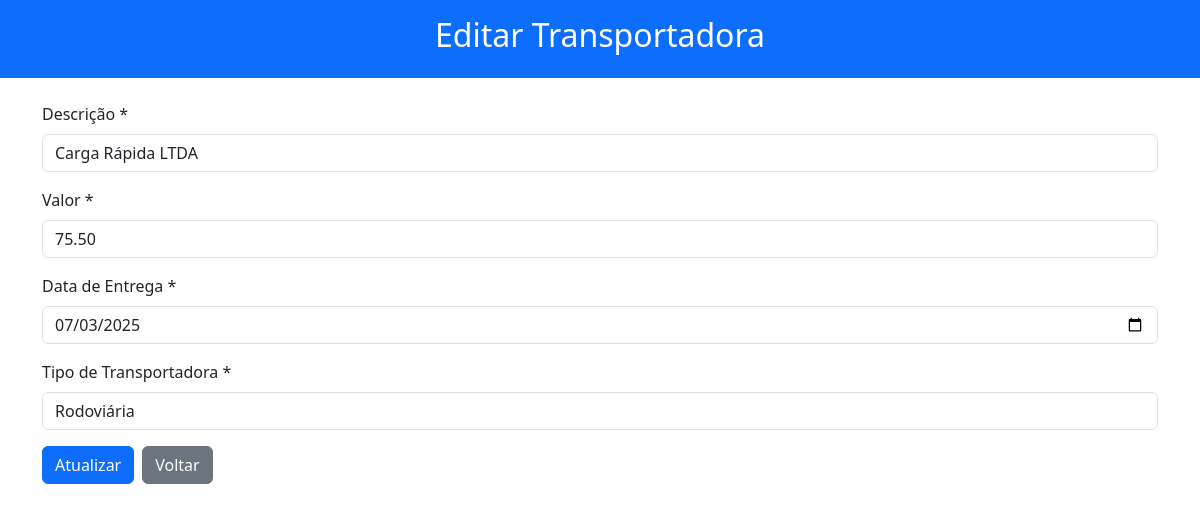
Page /Projeto/MVSinfo/Projeto/php/area-admin/transportadora/admin-transportadora-edit.php?id=2 (signed in) on the committed database.
### tables this page shows
CREATE TABLE transportadora (
    id_transportadora INT PRIMARY KEY AUTO_INCREMENT,
    descricao VARCHAR(100),
    data_entrega DATE,
    valor DECIMAL(10,2),
    tipo_transportadora VARCHAR(50)
);

### Projeto/MVSinfo/Projeto/php/area-admin/transportadora/admin-transportadora-edit.php (the view, shortened to what this page needs)
<?php
$conexao = new conexao();
$pdo = $conexao->getPDO();
$id = intval($_GET['id'] ?? 0);
$stmt = $pdo->prepare("SELECT * FROM transportadora WHERE id_transportadora = ?");
$stmt->execute([$id]);
$dados = $stmt->fetch(PDO::FETCH_ASSOC);
?>
<!DOCTYPE html>
<html lang="pt-BR">
<head>
  <link href="https://cdn.jsdelivr.net/npm/bootstrap@5.3.3/dist/css/bootstrap.min.css" rel="stylesheet">
</head>
<body>
<header class="bg-primary text-white p-3">
  <h2 class="text-center">Editar Transportadora</h2>
</header>
<main class="container mt-4">
  <form method="POST">
    <div class="mb-3">
      <label class="form-label">Descrição *</label>
      <input type="text" class="form-control" name="descricao" value="<?= htmlspecialchars($dados['descricao']) ?>" required>
    </div>
    <div class="mb-3">
      <label class="form-label">Valor *</label>
      <input type="number" class="form-control" name="valor" value="<?= htmlspecialchars($dados['valor']) ?>" step="0.01" required>
    </div>
    <div class="mb-3">
      <label class="form-label">Data de Entrega *</label>
      <input type="date" class="form-control" name="data_entrega" value="<?= htmlspecialchars($dados['data_entrega']) ?>" required>
    </div>
    <div class="mb-3">
      <label class="form-label">Tipo de Transportadora *</label>
      <input type="text" class="form-control" name="tipo_transportadora" value="<?= htmlspecialchars($dados['tipo_transportadora']) ?>" required>
    </div>
    <div class="d-flex gap-2">
      <button type="submit" class="btn btn-primary">Atualizar</button>
      <a href="admin-transportadora-list.php" class="btn btn-secondary">Voltar</a>
    </div>
  </form>
</main>
</body>
</html>

### rows in the picture
transportadora: descricao "Carga Rápida LTDA", valor "75.50", data_entrega "07/03/2025", tipo_transportadora "Rodoviária"
